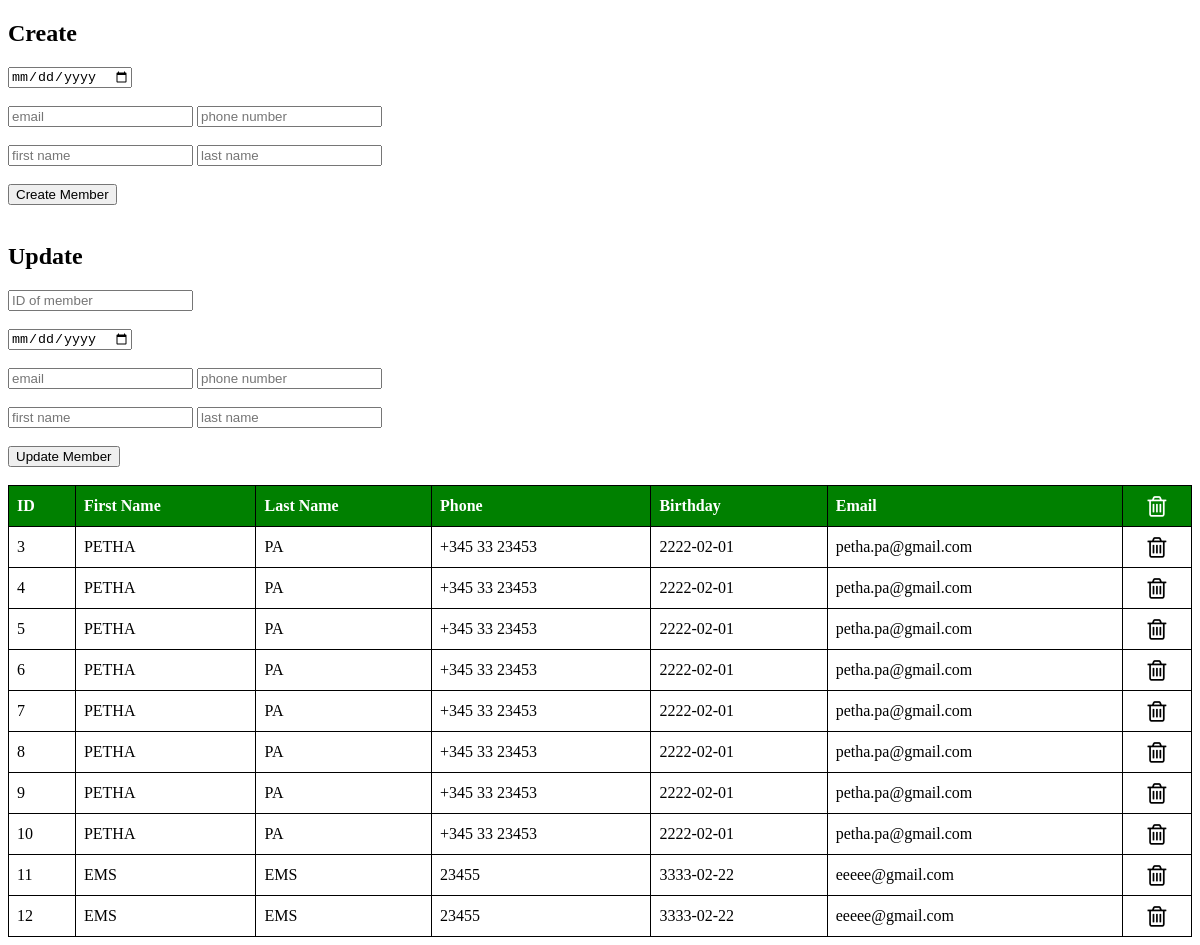
The page / on the database its author committed.
### tables this page shows
CREATE TABLE `members` (
  `id` int(11) NOT NULL,
  `firstname` varchar(20) NOT NULL,
  `lastname` varchar(30) NOT NULL,
  `birthday` date NOT NULL,
  `phone` varchar(25) NOT NULL,
  `email` varchar(60) NOT NULL
);

### index.php (the view, shortened to what this page needs)
<!DOCTYPE html>
<html>
<head>
    <link rel="stylesheet" href="https://cdnjs.cloudflare.com/ajax/libs/font-awesome/4.7.0/css/font-awesome.min.css">
</head>
<body>
    <?php
        include "db_connect.php";
    ?>
    <h2>Create</h2>
    <form method="post" action="">
        <input type="date" name="date" id="date" required>
        <br><br>
        <input type="email" name="email" id="email" placeholder="email" required>
        <input type="text" name="phone" id="phone" placeholder="phone number" required>
        <br><br>
        <input type="text" name="firstname" id="fname" placeholder="first name" required>
        <input type="text" name="lastname" id="lname" placeholder="last name" required>
        <br><br>
        <input type="submit" name="create" value="Create Member">
    </form>
    <br>
    <h2>Update</h2>
    <form method="post" action="">
        <input type="number" name="id" id="id" placeholder="ID of member" required>
        <br><br>
        <input type="date" name="date" id="date" required>
        <br><br>
        <input type="email" name="email" id="email" placeholder="email" required>
        <input type="text" name="phone" id="phone" placeholder="phone number" required>
        <br><br>
        <input type="text" name="firstname" id="fname" placeholder="first name" required>
        <input type="text" name="lastname" id="lname" placeholder="last name" required>
        <br><br>
        <input type="submit" name="update" value="Update Member">
    </form>
    <br>
    <?php
        $stmt = $pdo->query('SELECT * FROM members');
        $result = $stmt->fetchAll(PDO::FETCH_ASSOC);
        if (count($result) > 0) {
            echo "<table>";
            echo "<tr>
                    <th>ID</th>
                    <th>First Name</th>
                    <th>Last Name</th>
                    <th>Phone</th>
                    <th>Birthday</th>
                    <th>Email</th>
                    <th><div id='trash-container'><i id='trash' class='fa fa-trash-o' style='font-size:24px;'></i></div></th>
                  </tr>";
            foreach ($result as $row) {
                echo "<tr>
                <td>" . htmlspecialchars($row["id"]) . "</td>
                <td>" . htmlspecialchars($row["firstname"]) . "</td>
                <td>" . htmlspecialchars($row["lastname"]) . "</td>
                <td>" . htmlspecialchars($row["phone"]) . "</td>
                <td>" . htmlspecialchars($row["birthday"]) . "</td>
                <td>" . htmlspecialchars($row["email"]) . "</td>
                <td><i id='trash' class='fa fa-trash-o' style='font-size:24px; cursor: pointer;' onclick='deleteMember(" . htmlspecialchars($row["id"]) . ")'></i></td>
              </tr>";
            }
            echo "</table>";
        } else {
            echo "0 results";
        }
    ?>
</body>
</html>

### index.php (style rules this page uses)
table { width: 100%; border-collapse: collapse; }
table, th, td { border: 1px solid black; }
th, td { padding: 8px; text-align: left; }
th { background-color: green; color: white; }
#trash { display: flex; justify-content: center; align-items: center; height: 100%; }

### rows shown on the page
members: id "3", firstname "PETHA", lastname "PA", phone "+345 33 23453", birthday "2222-02-01", email "petha.pa@gmail.com"
members: id "4", firstname "PETHA", lastname "PA", phone "+345 33 23453", birthday "2222-02-01", email "petha.pa@gmail.com"
members: id "5", firstname "PETHA", lastname "PA", phone "+345 33 23453", birthday "2222-02-01", email "petha.pa@gmail.com"
members: id "6", firstname "PETHA", lastname "PA", phone "+345 33 23453", birthday "2222-02-01", email "petha.pa@gmail.com"
members: id "7", firstname "PETHA", lastname "PA", phone "+345 33 23453", birthday "2222-02-01", email "petha.pa@gmail.com"
members: id "8", firstname "PETHA", lastname "PA", phone "+345 33 23453", birthday "2222-02-01", email "petha.pa@gmail.com"
members: id "9", firstname "PETHA", lastname "PA", phone "+345 33 23453", birthday "2222-02-01", email "petha.pa@gmail.com"
members: id "10", firstname "PETHA", lastname "PA", phone "+345 33 23453", birthday "2222-02-01", email "petha.pa@gmail.com"
members: id "11", firstname "EMS", lastname "EMS", phone "23455", birthday "3333-02-22", email "eeeee@gmail.com"
members: id "12", firstname "EMS", lastname "EMS", phone "23455", birthday "3333-02-22", email "eeeee@gmail.com"
